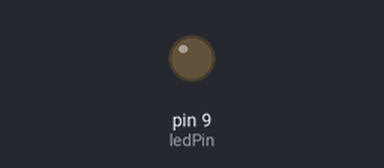
Recording of a sketch running on a simulated Arduino Uno, built with avr-gcc and run on an emulated ATmega328P. Parts: output pins drawn as LEDs (lit = HIGH).

Above: at 0.1 s.
At 6.1 s:
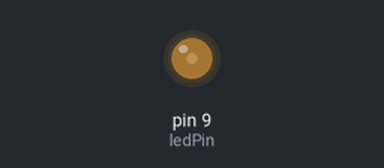
At 12.6 s:
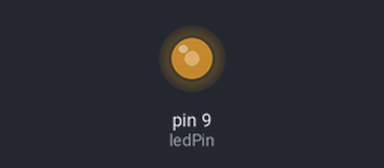
At 25.6 s:
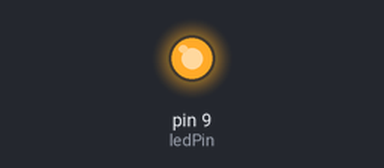
Timing chart, 0 to 40.0 s (numbered marks = the images above):
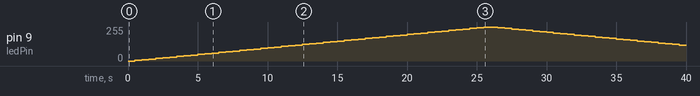

Measured:
- by itself, pin 9 (ledPin): rises from 0/255 to 255/255 in 25.0 s, then falls to 120/255 in 14.0 s

The sketch:

06P12.ino
```cpp
int ledPin = 9;

void setup() {
  // put your setup code here, to run once:
}

void loop() {
  // put your main code here, to run repeatedly:
  for(int fadeValue = 0; fadeValue<=255; fadeValue +=5){
    analogWrite(ledPin, fadeValue);
    delay(500);
  }
  for(int fadeValue = 255; fadeValue>0; fadeValue -=5){
    analogWrite(ledPin, fadeValue);
    delay(500);
  }
}
```
